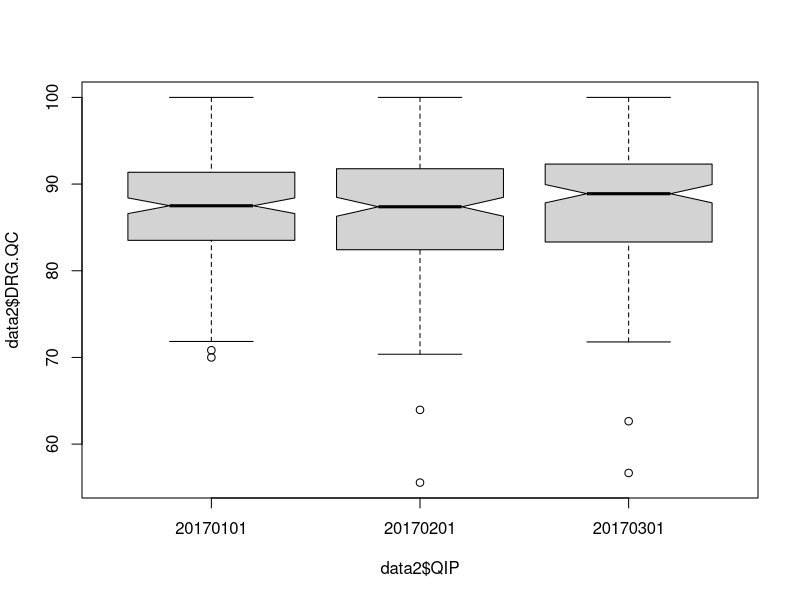
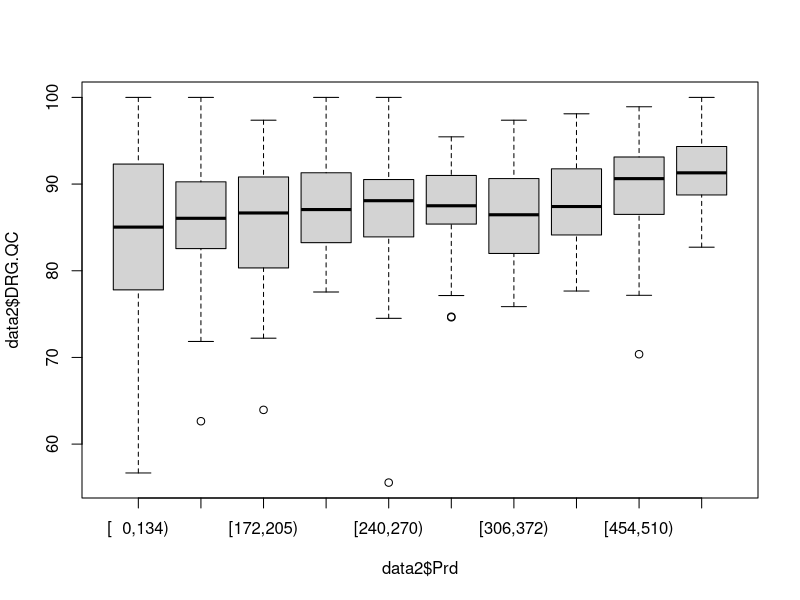

These figures' R source, in order:
setwd(
  "/\\shares\\shares\\Business Analytics\\Internal Analytics\\Medical Coding\\CD03 - Hypothesis Testing\\Functional Document"
)

data <- read.csv("ProdVolumn_Quality.csv")
str(data)
summary(data)
table(data$QIP)
data$QIP <- as.integer(data$QIP)

data2 <- subset(data, QIP != 1 & !is.na(data$DRG.QC))

boxplot(data2$DRG.QC ~ data2$QIP, notch = TRUE)
table(data2$QIP)

str(data2)
library("Hmisc")
data2$Prd <- cut2(data2$Prod, g=10)
table(data2$Prd)
plot(data2$DRG.QC ~ data2$Prd)
data2$QIP <- as.factor(data2$QIP)

str(data2)

m1 <- lm(DRG.QC ~ Prd + QIP, data=data2)
summary(m1)
anova(m1)

fv <- fitted(m1) 
tfv <- tapply(fv,list(data2$Prd, data2$QIP),mean)
tfv
tfv[10,3] <- coef(m1) %*% c(1,0,0,0,0,0,0,0,0,1,0,1)
tfv[9,3] <- coef(m1) %*% c(1,0,0,0,0,0,0,0,1,0,0,1)
tfv[8,3] <- coef(m1) %*% c(1,0,0,0,0,0,0,1,0,0,0,1)
tfv[7,3] <- coef(m1) %*% c(1,0,0,0,0,0,1,0,0,0,0,1)
tfv


m2 <- lm(DRG.QC ~ Prd * QIP, data=data2)
summary(m2)
anova(m2)
qnorm(0.975)
